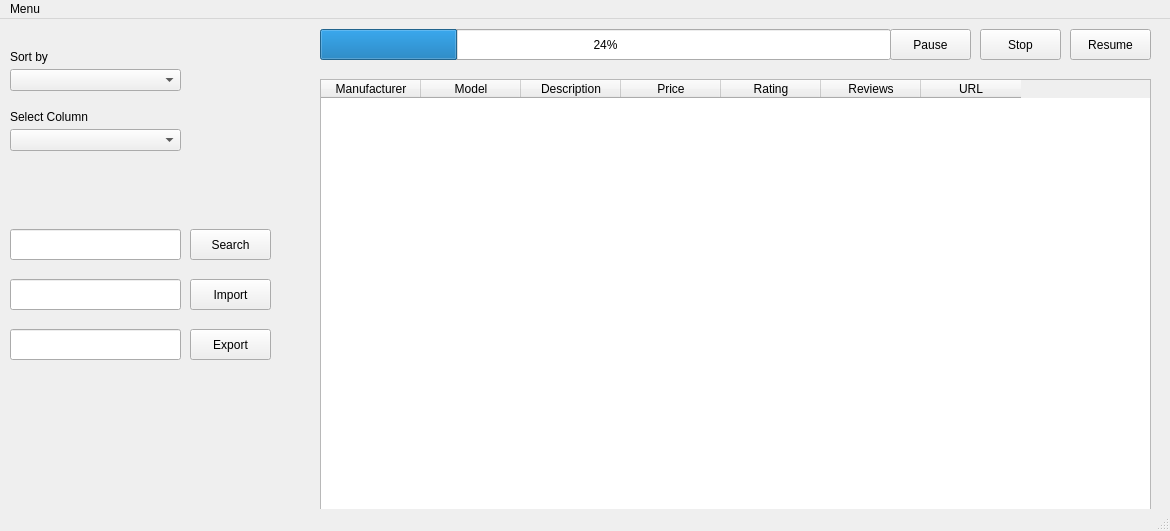
<?xml version="1.0" encoding="UTF-8"?>
<ui version="4.0">
 <class>G51Project</class>
 <widget class="QMainWindow" name="G51Project">
  <property name="enabled">
   <bool>true</bool>
  </property>
  <property name="geometry">
   <rect>
    <x>0</x>
    <y>0</y>
    <width>1170</width>
    <height>531</height>
   </rect>
  </property>
  <property name="windowTitle">
   <string>MainWindow</string>
  </property>
  <widget class="QWidget" name="centralwidget">
   <widget class="QComboBox" name="SortComboBox">
    <property name="enabled">
     <bool>true</bool>
    </property>
    <property name="geometry">
     <rect>
      <x>10</x>
      <y>50</y>
      <width>171</width>
      <height>22</height>
     </rect>
    </property>
    <property name="editable">
     <bool>false</bool>
    </property>
    <property name="currentText">
     <string/>
    </property>
    <property name="currentIndex">
     <number>-1</number>
    </property>
   </widget>
   <widget class="QLabel" name="label">
    <property name="geometry">
     <rect>
      <x>10</x>
      <y>30</y>
      <width>55</width>
      <height>16</height>
     </rect>
    </property>
    <property name="text">
     <string>Sort by</string>
    </property>
   </widget>
   <widget class="QComboBox" name="SelectComboBox">
    <property name="geometry">
     <rect>
      <x>10</x>
      <y>110</y>
      <width>171</width>
      <height>22</height>
     </rect>
    </property>
   </widget>
   <widget class="QLabel" name="label_2">
    <property name="geometry">
     <rect>
      <x>10</x>
      <y>90</y>
      <width>91</width>
      <height>16</height>
     </rect>
    </property>
    <property name="text">
     <string>Select Column</string>
    </property>
   </widget>
   <widget class="QPushButton" name="SearchButton">
    <property name="geometry">
     <rect>
      <x>190</x>
      <y>210</y>
      <width>81</width>
      <height>31</height>
     </rect>
    </property>
    <property name="text">
     <string>Search</string>
    </property>
   </widget>
   <widget class="QLineEdit" name="SearchField">
    <property name="geometry">
     <rect>
      <x>10</x>
      <y>210</y>
      <width>171</width>
      <height>31</height>
     </rect>
    </property>
   </widget>
   <widget class="QLineEdit" name="ImportField">
    <property name="geometry">
     <rect>
      <x>10</x>
      <y>260</y>
      <width>171</width>
      <height>31</height>
     </rect>
    </property>
   </widget>
   <widget class="QPushButton" name="ImportButton">
    <property name="geometry">
     <rect>
      <x>190</x>
      <y>260</y>
      <width>81</width>
      <height>31</height>
     </rect>
    </property>
    <property name="text">
     <string>Import</string>
    </property>
   </widget>
   <widget class="QLineEdit" name="ExportField">
    <property name="geometry">
     <rect>
      <x>10</x>
      <y>310</y>
      <width>171</width>
      <height>31</height>
     </rect>
    </property>
   </widget>
   <widget class="QPushButton" name="ExportButton">
    <property name="geometry">
     <rect>
      <x>190</x>
      <y>310</y>
      <width>81</width>
      <height>31</height>
     </rect>
    </property>
    <property name="text">
     <string>Export</string>
    </property>
   </widget>
   <widget class="QProgressBar" name="progressBar">
    <property name="geometry">
     <rect>
      <x>320</x>
      <y>10</y>
      <width>571</width>
      <height>31</height>
     </rect>
    </property>
    <property name="value">
     <number>24</number>
    </property>
   </widget>
   <widget class="QPushButton" name="pauseButton">
    <property name="geometry">
     <rect>
      <x>890</x>
      <y>10</y>
      <width>81</width>
      <height>31</height>
     </rect>
    </property>
    <property name="text">
     <string>Pause</string>
    </property>
   </widget>
   <widget class="QPushButton" name="StopButton">
    <property name="geometry">
     <rect>
      <x>980</x>
      <y>10</y>
      <width>81</width>
      <height>31</height>
     </rect>
    </property>
    <property name="text">
     <string>Stop</string>
    </property>
   </widget>
   <widget class="QPushButton" name="ResumeButton">
    <property name="geometry">
     <rect>
      <x>1070</x>
      <y>10</y>
      <width>81</width>
      <height>31</height>
     </rect>
    </property>
    <property name="text">
     <string>Resume</string>
    </property>
   </widget>
   <widget class="QTableWidget" name="dataTable">
    <property name="geometry">
     <rect>
      <x>320</x>
      <y>60</y>
      <width>831</width>
      <height>491</height>
     </rect>
    </property>
    <column>
     <property name="text">
      <string>Manufacturer</string>
     </property>
    </column>
    <column>
     <property name="text">
      <string>Model</string>
     </property>
    </column>
    <column>
     <property name="text">
      <string>Description</string>
     </property>
    </column>
    <column>
     <property name="text">
      <string>Price</string>
     </property>
    </column>
    <column>
     <property name="text">
      <string>Rating</string>
     </property>
    </column>
    <column>
     <property name="text">
      <string>Reviews</string>
     </property>
    </column>
    <column>
     <property name="text">
      <string>URL</string>
     </property>
    </column>
   </widget>
  </widget>
  <widget class="QMenuBar" name="menubar">
   <property name="geometry">
    <rect>
     <x>0</x>
     <y>0</y>
     <width>1170</width>
     <height>26</height>
    </rect>
   </property>
   <widget class="QMenu" name="menuMenu">
    <property name="title">
     <string>Menu</string>
    </property>
    <addaction name="actionExit"/>
   </widget>
   <addaction name="menuMenu"/>
  </widget>
  <widget class="QStatusBar" name="statusbar"/>
  <action name="actionExit">
   <property name="text">
    <string>Exit</string>
   </property>
  </action>
 </widget>
 <resources/>
 <connections/>
</ui>
